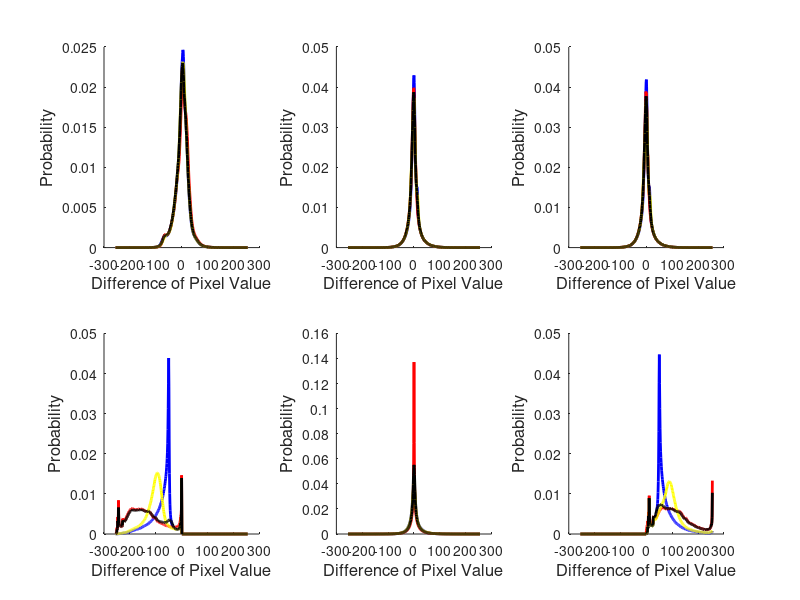

Source code (MATLAB):
clc;
clear;
load('data/denoising/G-Filtered.mat');
subplot(2,3,1);
plot(-255:255,avg_bins_b,'linewidth',2,'color','b');
hold on;
plot(-255:255,avg_bins_y,'linewidth',2,'color','r');
hold on;
plot(-255:255,avg_bins_q,'linewidth',2,'color','y');
hold on;
plot(-255:255,avg_bins_n,'linewidth',2,'color','k');
xlabel('Difference of Pixel Value','FontSize',12);
ylabel('Probability','FontSize',12);
box off;

load('data/denoising/Gaussian-Filtered-kernel11-sigma5.mat');
subplot(2,3,2);
plot(-255:255,avg_bins_b,'linewidth',2,'color','b');
hold on;
plot(-255:255,avg_bins_y,'linewidth',2,'color','r');
hold on;
plot(-255:255,avg_bins_q,'linewidth',2,'color','y');
hold on;
plot(-255:255,avg_bins_n,'linewidth',2,'color','k');
xlabel('Difference of Pixel Value','FontSize',12);
ylabel('Probability','FontSize',12);
box off;

load('data/denoising/Average-Filtered-kernel11.mat');
subplot(2,3,3);
plot(-255:255,avg_bins_b,'linewidth',2,'color','b');
hold on;
plot(-255:255,avg_bins_y,'linewidth',2,'color','r');
hold on;
plot(-255:255,avg_bins_q,'linewidth',2,'color','y');
hold on;
plot(-255:255,avg_bins_n,'linewidth',2,'color','k');
xlabel('Difference of Pixel Value','FontSize',12);
ylabel('Probability','FontSize',12);
box off;

load('data/denoising/Max-Filtered-kernel11.mat');
subplot(2,3,4);
plot(-255:255,avg_bins_b,'linewidth',2,'color','b');
hold on;
plot(-255:255,avg_bins_y,'linewidth',2,'color','r');
hold on;
plot(-255:255,avg_bins_q,'linewidth',2,'color','y');
hold on;
plot(-255:255,avg_bins_n,'linewidth',2,'color','k');
xlabel('Difference of Pixel Value','FontSize',12);
ylabel('Probability','FontSize',12);
box off;

load('data/denoising/Median-Filtered-kernel11.mat');
subplot(2,3,5);
plot(-255:255,avg_bins_b,'linewidth',2,'color','b');
hold on;
plot(-255:255,avg_bins_y,'linewidth',2,'color','r');
hold on;
plot(-255:255,avg_bins_q,'linewidth',2,'color','y');
hold on;
plot(-255:255,avg_bins_n,'linewidth',2,'color','k');
xlabel('Difference of Pixel Value','FontSize',12);
ylabel('Probability','FontSize',12);
box off;

load('data/denoising/Min-Filtered-kernel11.mat');
subplot(2,3,6);
plot(-255:255,avg_bins_b,'linewidth',2,'color','b');
hold on;
plot(-255:255,avg_bins_y,'linewidth',2,'color','r');
hold on;
plot(-255:255,avg_bins_q,'linewidth',2,'color','y');
hold on;
plot(-255:255,avg_bins_n,'linewidth',2,'color','k');
xlabel('Difference of Pixel Value','FontSize',12);
ylabel('Probability','FontSize',12);
box off;